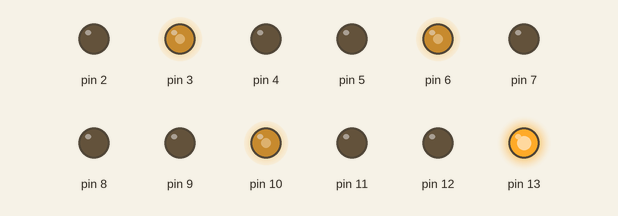
Simulated run of this sketch. Board: Arduino Uno, built with avr-gcc and run on an emulated ATmega328P. On the bench: output pins drawn as LEDs (lit = HIGH). Random numbers use the default seed unless the sketch sets one.

Above: at 0.1 s.
At 1.1 s:
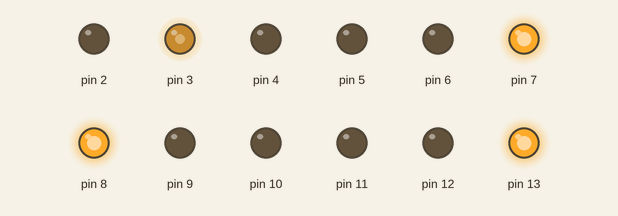
At 2.1 s:
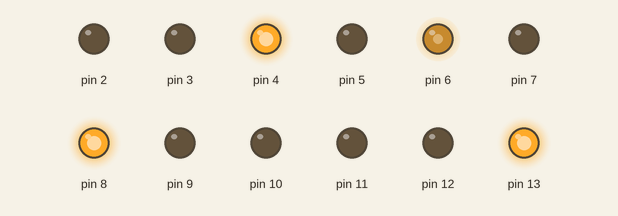
At 5.1 s:
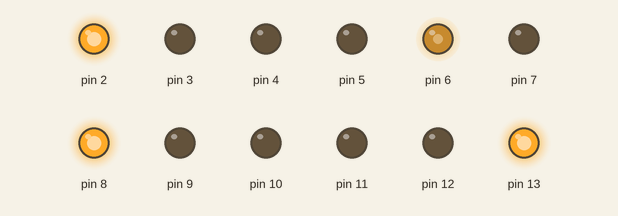
At 10.1 s:
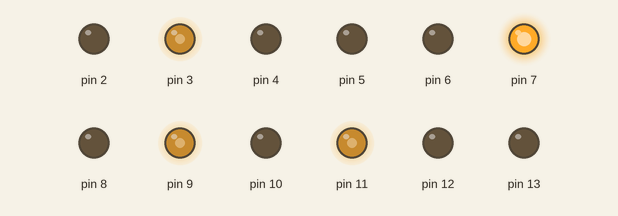
At 39.0 s:
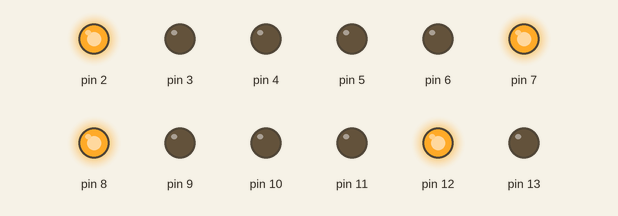
Timing chart, 0 to 40.0 s (numbered marks = the images above):
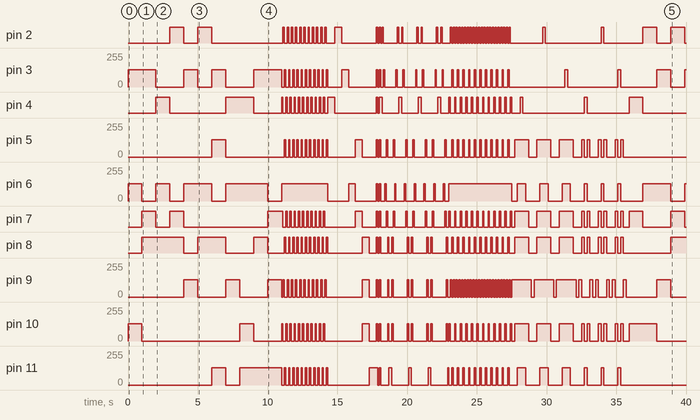

The sketch:

Christmas_tree.ino
```cpp
int erkost = 130;
//Tree diagram(Схема ёлки)
/**
     ( R;G;B){RGB diode}

         1

     2_1   2_2

  3_1   3_2   3_3

4_1     4_2     4_3

**/
void setup() {
  pinMode(3, INPUT);//B
  pinMode(2, INPUT);//G
  pinMode(4, INPUT);//R
  pinMode(5, INPUT);//2.2
  pinMode(6, INPUT);//1
  pinMode(7, INPUT);//2.1
  pinMode(8, INPUT);//3.3
  pinMode(9, INPUT);//3.2
  pinMode(10, INPUT);//3.1
  pinMode(11, INPUT);//4.3
  pinMode(12, INPUT);//4.2
  pinMode(13, INPUT);//4.1
  Serial.begin(9600);
}

void loop() {
  for(int k=1;k<7;k++){
//int k = random(1,7);
  if(k==1){
  for(int p = 0;p<11;p++){
  int u = random(2,5);
  analogWrite(u,erkost);
  int t = random(5,8);
  int r = random(8,11);
  int i = random(11,14);
  analogWrite(r,erkost);
  analogWrite(t,erkost);
  analogWrite(i,erkost);
  delay(1000);
  analogWrite(u,0);
  analogWrite(i,0);
  analogWrite(t,0);
  analogWrite(r,0);}}
  else if(k==2){
    for(int i = 0;i<11;i++){
    analogWrite(4,erkost);
    analogWrite(6,erkost);
    analogWrite(7,erkost);
    analogWrite(10,erkost);
    analogWrite(13,erkost);
    delay(100);
    analogWrite(6,0);
    analogWrite(4,0);
    analogWrite(7,0);
    analogWrite(10,0);
    analogWrite(13,0);
    analogWrite(2,erkost);
    analogWrite(6,erkost);
    analogWrite(9,erkost);
    analogWrite(12,erkost);
    delay(100);
    analogWrite(6,0);
    analogWrite(2,0);
    analogWrite(9,0);
    analogWrite(12,0);

    analogWrite(3,erkost);
    analogWrite(5,erkost);
    analogWrite(8,erkost);
    analogWrite(6,erkost);
    analogWrite(11,erkost);
    delay(100);
    analogWrite(5,0);
    analogWrite(3,0);
    analogWrite(8,0);
    analogWrite(6,0);
    analogWrite(11,0);

    }
  }
  else if(k==3){
    analogWrite(4,erkost);
    delay(500);
    analogWrite(4,0);
    analogWrite(2,erkost);
    delay(500);
    analogWrite(2,0);
    analogWrite(3,erkost);
    delay(500);
    analogWrite(3,0);
    analogWrite(6,erkost);
    delay(500);
    analogWrite(6,0);
    analogWrite(5,erkost);
    analogWrite(7,erkost);
    delay(500);
    analogWrite(7,0);
    analogWrite(5,0);
    analogWrite(10,erkost);
    analogWrite(8,erkost);
    analogWrite(9,erkost);
    delay(500);
    analogWrite(9,0);
    analogWrite(10,0);
    analogWrite(8,0);
    analogWrite(13,erkost);
    analogWrite(11,erkost);
    analogWrite(12,erkost);
    delay(500);
    analogWrite(12,0);
    analogWrite(13,0);
    analogWrite(11,0);


    analogWrite(4,erkost);
    analogWrite(2,erkost);
    analogWrite(3,erkost);
    analogWrite(6,erkost);
    analogWrite(5,erkost);
    analogWrite(7,erkost);
    analogWrite(10,erkost);
    analogWrite(8,erkost);
    analogWrite(9,erkost);
    analogWrite(13,erkost);
    analogWrite(11,erkost);
    analogWrite(12,erkost);
    delay(100);
    analogWrite(12,0);
    analogWrite(13,0);
    analogWrite(11,0);
    analogWrite(4,0);
    analogWrite(9,0);
    analogWrite(10,0);
    analogWrite(8,0);
    analogWrite(7,0);
    analogWrite(5,0);
    analogWrite(3,0);
    analogWrite(6,0);
    analogWrite(2,0);
    delay(100);
    analogWrite(4,erkost);
    analogWrite(2,erkost);
    analogWrite(3,erkost);
    analogWrite(6,erkost);
    analogWrite(5,erkost);
    analogWrite(7,erkost);
    analogWrite(10,erkost);
    analogWrite(8,erkost);
    analogWrite(9,erkost);
    analogWrite(13,erkost);
    analogWrite(11,erkost);
    analogWrite(12,erkost);
    delay(100);
    analogWrite(12,0);
    analogWrite(13,0);
    analogWrite(11,0);
    analogWrite(4,0);
    analogWrite(9,0);
    analogWrite(10,0);
    analogWrite(8,0);
    analogWrite(7,0);
    analogWrite(5,0);
    analogWrite(3,0);
    analogWrite(6,0);
    analogWrite(2,0);


    analogWrite(4,erkost);
    delay(100);
    analogWrite(4,0);
    analogWrite(2,erkost);
    delay(100);
    analogWrite(2,0);
    analogWrite(3,erkost);
    delay(100);
    analogWrite(3,0);
    analogWrite(6,erkost);
    delay(100);
    analogWrite(6,0);
    analogWrite(5,erkost);
    analogWrite(7,erkost);
    delay(100);
    analogWrite(7,0);
    analogWrite(5,0);
    analogWrite(10,erkost);
    analogWrite(8,erkost);
    analogWrite(9,erkost);
    delay(100);
    analogWrite(9,0);
    analogWrite(10,0);
    analogWrite(8,0);
    analogWrite(13,erkost);
    analogWrite(11,erkost);
    analogWrite(12,erkost);
    delay(100);
    analogWrite(12,0);
    analogWrite(13,0);
    analogWrite(11,0);


    analogWrite(13,erkost);
    analogWrite(11,erkost);
    analogWrite(12,erkost);
    delay(100);
    analogWrite(12,0);
    analogWrite(13,0);
    analogWrite(11,0);
    analogWrite(10,erkost);
    analogWrite(8,erkost);
    analogWrite(9,erkost);
    delay(100);
    analogWrite(9,0);
    analogWrite(10,0);
    analogWrite(8,0);
    analogWrite(5,erkost);
    analogWrite(7,erkost);
    delay(100);
    analogWrite(7,0);
    analogWrite(5,0);
    analogWrite(6,erkost);
    delay(100);
    analogWrite(6,0);
    analogWrite(3,erkost);
    delay(100);
    analogWrite(3,0);
    analogWrite(2,erkost);
    delay(100);
    analogWrite(2,0);
    analogWrite(4,erkost);
    delay(100);
    analogWrite(4,0);


    analogWrite(4,erkost);
    delay(100);
    analogWrite(4,0);
    analogWrite(2,erkost);
    delay(100);
    analogWrite(2,0);
    analogWrite(3,erkost);
    delay(100);
    analogWrite(3,0);
    analogWrite(6,erkost);
    delay(100);
    analogWrite(6,0);
    analogWrite(5,erkost);
    analogWrite(7,erkost);
    delay(100);
    analogWrite(7,0);
    analogWrite(5,0);
    analogWrite(10,erkost);
    analogWrite(8,erkost);
    analogWrite(9,erkost);
    delay(100);
    analogWrite(9,0);
    analogWrite(10,0);
    analogWrite(8,0);
    analogWrite(13,erkost);
    analogWrite(11,erkost);
    analogWrite(12,erkost);
    delay(100);
    analogWrite(12,0);
    analogWrite(13,0);
    analogWrite(11,0);


    analogWrite(13,erkost);
    analogWrite(11,erkost);
    analogWrite(12,erkost);
    delay(100);
    analogWrite(12,0);
    analogWrite(13,0);
    analogWrite(11,0);
    analogWrite(10,erkost);
    analogWrite(8,erkost);
    analogWrite(9,erkost);
    delay(100);
    analogWrite(9,0);
    analogWrite(10,0);
    analogWrite(8,0);
    analogWrite(5,erkost);
    analogWrite(7,erkost);
    delay(100);
    analogWrite(7,0);
    analogWrite(5,0);
    analogWrite(6,erkost);
    delay(100);
    analogWrite(6,0);
    analogWrite(3,erkost);
    delay(100);
    analogWrite(3,0);
    analogWrite(2,erkost);
    delay(100);
    analogWrite(2,0);
    analogWrite(4,erkost);
    delay(100);
    analogWrite(4,0);


    analogWrite(4,erkost);
    delay(100);
    analogWrite(4,0);
    analogWrite(2,erkost);
    delay(100);
    analogWrite(2,0);
    analogWrite(3,erkost);
    delay(100);
    analogWrite(3,0);
    analogWrite(6,erkost);
    delay(100);
    analogWrite(6,0);
    analogWrite(5,erkost);
    analogWrite(7,erkost);
    delay(100);
    analogWrite(7,0);
    analogWrite(5,0);
    analogWrite(10,erkost);
    analogWrite(8,erkost);
    analogWrite(9,erkost);
    delay(100);
    analogWrite(9,0);
    analogWrite(10,0);
    analogWrite(8,0);
    analogWrite(13,erkost);
    analogWrite(11,erkost);
    analogWrite(12,erkost);
    delay(100);
    analogWrite(12,0);
    analogWrite(13,0);
    analogWrite(11,0);


    analogWrite(13,erkost);
    analogWrite(11,erkost);
    analogWrite(12,erkost);
    delay(100);
    analogWrite(12,0);
    analogWrite(13,0);
    analogWrite(11,0);
    analogWrite(10,erkost);
    analogWrite(8,erkost);
    analogWrite(9,erkost);
    delay(100);
    analogWrite(9,0);
    analogWrite(10,0);
    analogWrite(8,0);
    analogWrite(5,erkost);
    analogWrite(7,erkost);
    delay(100);
    analogWrite(7,0);
    analogWrite(5,0);
    analogWrite(6,erkost);
    delay(100);
    analogWrite(6,0);
    analogWrite(3,erkost);
    delay(100);
    analogWrite(3,0);
    analogWrite(2,erkost);
    delay(100);
    analogWrite(2,0);
    analogWrite(4,erkost);
    delay(100);
    analogWrite(4,0);


    analogWrite(4,erkost);
    delay(100);
    analogWrite(4,0);
    analogWrite(2,erkost);
    delay(100);
    analogWrite(2,0);
    analogWrite(3,erkost);
    delay(100);
    analogWrite(3,0);
    analogWrite(6,erkost);
    delay(100);
    analogWrite(6,0);
    analogWrite(5,erkost);
    analogWrite(7,erkost);
    delay(100);
    analogWrite(7,0);
    analogWrite(5,0);
    analogWrite(10,erkost);
    analogWrite(8,erkost);
    analogWrite(9,erkost);
    delay(100);
    analogWrite(9,0);
    analogWrite(10,0);
    analogWrite(8,0);
    analogWrite(13,erkost);
    analogWrite(11,erkost);
    analogWrite(12,erkost);
    delay(100);
    analogWrite(12,0);
    analogWrite(13,0);
    analogWrite(11,0);


  }


  else if(k==4){
    for(int i = 0;i<11;i++){
    analogWrite(4,erkost);
    analogWrite(6,erkost);
    analogWrite(7,erkost);
    analogWrite(10,erkost);
    analogWrite(13,erkost);
    delay(100);
    analogWrite(6,0);
    analogWrite(4,0);
    analogWrite(7,0);
    analogWrite(10,0);
    analogWrite(13,0);


    analogWrite(2,erkost);
    analogWrite(6,erkost);
    analogWrite(9,erkost);
    analogWrite(12,erkost);
    delay(100);
    analogWrite(6,0);
    analogWrite(2,0);
    analogWrite(9,0);
    analogWrite(12,0);

    analogWrite(3,erkost);
    analogWrite(5,erkost);
    analogWrite(8,erkost);
    analogWrite(6,erkost);
    analogWrite(11,erkost);
    delay(100);
    analogWrite(5,0);
    analogWrite(3,0);
    analogWrite(8,0);
    analogWrite(6,0);
    analogWrite(11,0);


    analogWrite(2,erkost);
    analogWrite(6,erkost);
    analogWrite(9,erkost);
    analogWrite(12,erkost);
    delay(100);
    analogWrite(6,0);
    analogWrite(2,0);
    analogWrite(9,0);
    analogWrite(12,0);

    }
    analogWrite(4,erkost);
    analogWrite(6,erkost);
    analogWrite(7,erkost);
    analogWrite(10,erkost);
    analogWrite(13,erkost);
    delay(100);
    analogWrite(6,0);
    analogWrite(4,0);
    analogWrite(7,0);
    analogWrite(10,0);
    analogWrite(13,0);

  }
  if(k==5){
    analogWrite(9,erkost);
    delay(200);
    analogWrite(10,erkost);
    analogWrite(8,erkost);
    analogWrite(5,erkost);
    analogWrite(7,erkost);
    analogWrite(12,erkost);
    delay(200);
    analogWrite(13,erkost);
    analogWrite(11,erkost);
    analogWrite(6,erkost);
    delay(200);
    analogWrite(4,erkost);
    delay(200);
    analogWrite(4,0);
    delay(200);
    analogWrite(13,0);
    analogWrite(11,0);
    analogWrite(6,0);
    delay(200);
    analogWrite(10,0);
    analogWrite(8,0);
    analogWrite(5,0);
    analogWrite(7,0);
    analogWrite(12,0);
    delay(200);
    analogWrite(9,0);
    delay(200);


    analogWrite(9,erkost);
    delay(200);
    analogWrite(10,erkost);
    analogWrite(8,erkost);
    analogWrite(5,erkost);
    analogWrite(7,erkost);
    analogWrite(12,erkost);
    delay(200);
    analogWrite(13,erkost);
    analogWrite(11,erkost);
    analogWrite(6,erkost);
    delay(200);
    analogWrite(2,erkost);
    delay(200);
    analogWrite(2,0);
    delay(200);
    analogWrite(13,0);
    analogWrite(11,0);
    analogWrite(6,0);

    delay(200);
    analogWrite(10,0);
    analogWrite(8,0);
    analogWrite(5,0);
    analogWrite(7,0);
    analogWrite(12,0);
    delay(200);
    analogWrite(9,0);
    delay(200);


    analogWrite(9,erkost);
    delay(200);
    analogWrite(10,erkost);
    analogWrite(8,erkost);
    analogWrite(5,erkost);
    analogWrite(7,erkost);
    analogWrite(12,erkost);
    delay(200);
    analogWrite(13,erkost);
    analogWrite(11,erkost);
    analogWrite(6,erkost);
    delay(200);
    analogWrite(3,erkost);
    delay(200);
    analogWrite(3,0);
    delay(200);
    analogWrite(11,0);
    analogWrite(6,0);
    analogWrite(13,0);
    delay(200);
    analogWrite(10,0);
    analogWrite(8,0);
    analogWrite(5,0);
    analogWrite(7,0);
    analogWrite(12,0);
    delay(200);
    analogWrite(9,0);
    delay(200);
  }


  if(k==6){
    analogWrite(9,erkost);
    delay(200);
    analogWrite(9,0);
    analogWrite(10,erkost);
    analogWrite(8,erkost);
    analogWrite(5,erkost);
    analogWrite(7,erkost);
    analogWrite(12,erkost);
    delay(200);
    analogWrite(10,0);
    analogWrite(8,0);
    analogWrite(5,0);
    analogWrite(7,0);
    analogWrite(12,0);
    analogWrite(13,erkost);
    analogWrite(11,erkost);
    analogWrite(6,erkost);
    analogWrite(4,erkost);
    delay(200);
    analogWrite(13,0);
    analogWrite(11,0);
    analogWrite(6,0);
    analogWrite(4,0);
    analogWrite(10,erkost);
    analogWrite(8,erkost);
    analogWrite(5,erkost);
    analogWrite(7,erkost);
    analogWrite(12,erkost);
    delay(200);
    analogWrite(10,0);
    analogWrite(8,0);
    analogWrite(5,0);
    analogWrite(7,0);
    analogWrite(12,0);
    analogWrite(9,erkost);
    delay(200);
    analogWrite(9,0);
    delay(200);


    analogWrite(9,erkost);
    delay(200);
    analogWrite(9,0);
    analogWrite(10,erkost);
    analogWrite(8,erkost);
    analogWrite(5,erkost);
    analogWrite(7,erkost);
    analogWrite(12,erkost);
    delay(200);
    analogWrite(10,0);
    analogWrite(8,0);
    analogWrite(5,0);
    analogWrite(7,0);
    analogWrite(12,0);
    analogWrite(13,erkost);
    analogWrite(11,erkost);
    analogWrite(6,erkost);
    analogWrite(2,erkost);
    delay(200);
    analogWrite(13,0);
    analogWrite(11,0);
    analogWrite(6,0);
    analogWrite(2,0);
    analogWrite(10,erkost);
    analogWrite(8,erkost);
    analogWrite(5,erkost);
    analogWrite(7,erkost);
    analogWrite(12,erkost);
    delay(200);
    analogWrite(10,0);
    analogWrite(8,0);
    analogWrite(5,0);
    analogWrite(7,0);
    analogWrite(12,0);
    analogWrite(9,erkost);
    delay(200);
    analogWrite(9,0);
    delay(200);


    analogWrite(9,erkost);
    delay(200);
    analogWrite(9,0);
    analogWrite(10,erkost);
    analogWrite(8,erkost);
    analogWrite(5,erkost);
    analogWrite(7,erkost);
    analogWrite(12,erkost);
    delay(200);
    analogWrite(10,0);
    analogWrite(8,0);
    analogWrite(5,0);
    analogWrite(7,0);
    analogWrite(12,0);
    analogWrite(13,erkost);
    analogWrite(11,erkost);
    analogWrite(6,erkost);
    analogWrite(3,erkost);
    delay(200);
    analogWrite(13,0);
    analogWrite(11,0);
    analogWrite(6,0);
    analogWrite(3,0);
    analogWrite(10,erkost);
    analogWrite(8,erkost);
    analogWrite(5,erkost);
    analogWrite(7,erkost);
    analogWrite(12,erkost);
    delay(200);
    analogWrite(10,0);
    analogWrite(8,0);
    analogWrite(5,0);
    analogWrite(7,0);
    analogWrite(12,0);
    analogWrite(9,erkost);
    delay(200);
    analogWrite(9,0);
    delay(200);


  }
}}
```

Measured:
- by itself, pin 2: LOW → HIGH at 3.0 s, → LOW 1.0 s later, → HIGH 1.0 s later, → LOW 1.0 s later, … (98 changes in this stretch)
- by itself, pin 3: 0/255 → 130/255 at 0.00 s, → 0/255 2.0 s later, → 130/255 2.0 s later, → 0/255 1.0 s later, … (79 changes in this stretch)
- by itself, pin 4: LOW → HIGH at 2.0 s, → LOW 1.0 s later, → HIGH 4.0 s later, → LOW 2.0 s later, … (68 changes in this stretch)
- by itself, pin 5: 0/255 → 130/255 at 6.0 s, → 0/255 1.0 s later, → 130/255 4.2 s later, → 0/255 0.10 s later, … (84 changes in this stretch)
- by itself, pin 6: 0/255 → 130/255 at 0.00 s, → 0/255 1.0 s later, → 130/255 1.0 s later, → 0/255 1.0 s later, … (47 changes in this stretch)
- by itself, pin 7: LOW → HIGH at 1.0 s, → LOW 1.0 s later, → HIGH 1.0 s later, → LOW 1.0 s later, … (92 changes in this stretch)
- by itself, pin 8: LOW → HIGH at 1.0 s, → LOW 3.0 s later, → HIGH 1.0 s later, → LOW 2.0 s later, … (89 changes in this stretch)
- by itself, pin 9: 0/255 → 130/255 at 4.0 s, → 0/255 1.0 s later, → 130/255 2.0 s later, → 0/255 1.0 s later, … (112 changes in this stretch)
